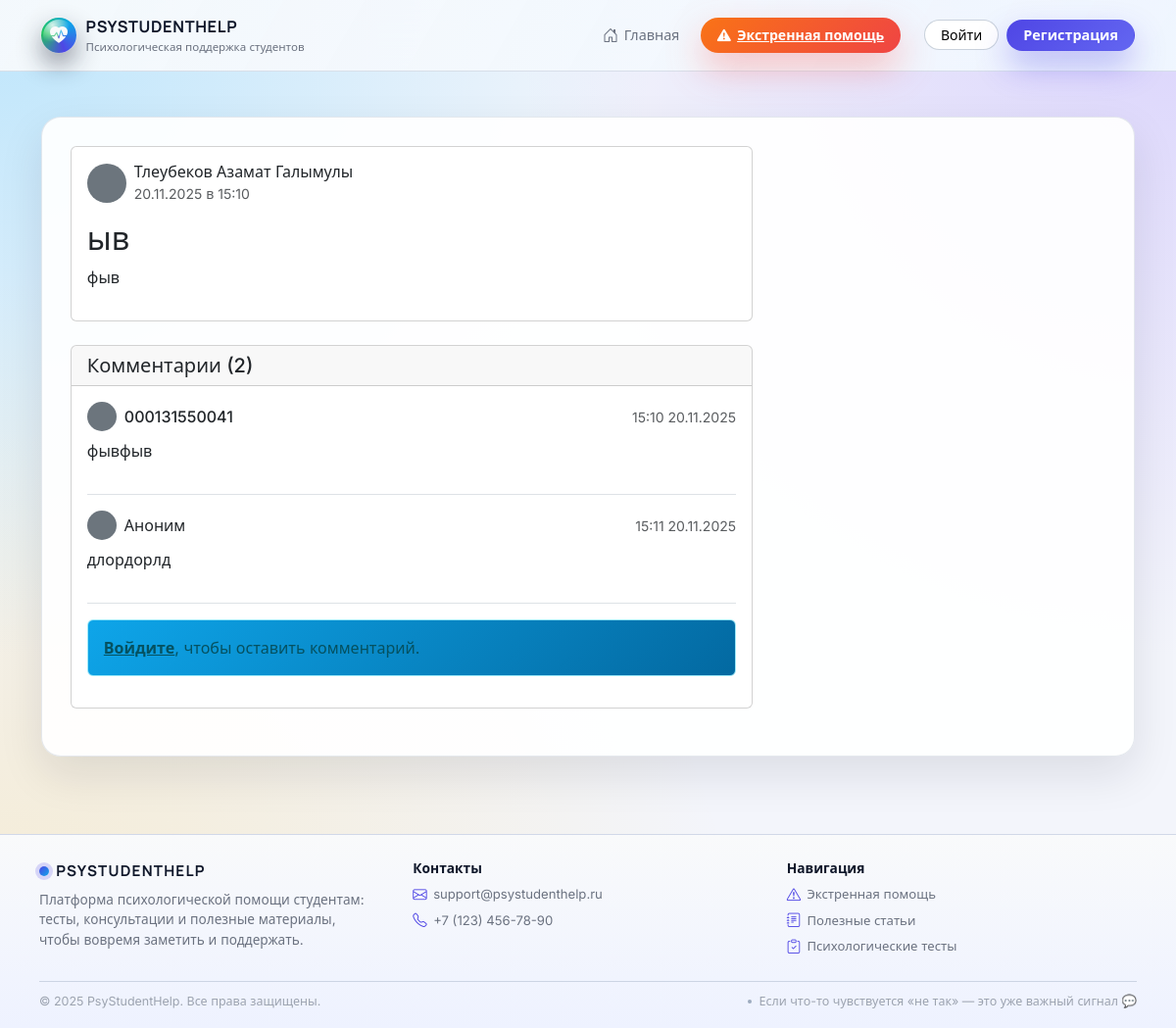
/posts/1, run on the app's committed database.
### models.py (models this page shows, shortened)
class User(UserMixin, db.Model):
    __tablename__ = 'user'
    id = db.Column(db.Integer, primary_key=True)
    username = db.Column(db.String(80), unique=True, nullable=False)
    email = db.Column(db.String(120), unique=True, nullable=False, index=True)
    password = db.Column(db.String(200), nullable=False)
    role = db.Column(db.String(20), nullable=False)  # student | psychologist | admin | superadmin
    full_name = db.Column(db.String(100))
    bio = db.Column(db.Text)
    profile_pic = db.Column(db.String(100))
    created_at = db.Column(db.DateTime, default=datetime.utcnow)
    group_id = db.Column(db.Integer, db.ForeignKey('groups.id'))
    comments = db.relationship(
        'Comment',
        backref='author',
        lazy=True,
    )
    tests = db.relationship(
        'Test',
        backref='creator',
        lazy=True,
    )
    test_results = db.relationship(
        'TestResult',
        backref='user',
        lazy=True,
    )
    messages_sent = db.relationship(
        'Message',
        foreign_keys='Message.sender_id',
        backref='sender',
        lazy=True,
    )
    messages_received = db.relationship(
        'Message',
        foreign_keys='Message.recipient_id',
        backref='recipient',
        lazy=True,
    )
    reports = db.relationship(
        'StudentReport',
        foreign_keys='StudentReport.student_id',
        backref='student',
        lazy=True,
    )
    appointments = db.relationship(
        'Appointment',
        foreign_keys='Appointment.student_id',
        backref='student',          # appointment.student в шаблонах
        lazy=True,
    )
    psychologist_appointments = db.relationship(
        'Appointment',
        foreign_keys='Appointment.psychologist_id',
        backref='psychologist',     # appointment.psychologist в шаблонах
        lazy=True,
    )
    meeting_protocols = db.relationship(
        'MeetingProtocol',
        foreign_keys='MeetingProtocol.student_id',
        backref='student',          # protocol.student в шаблонах
        lazy=True,
    )
    psychologist_protocols = db.relationship(
        'MeetingProtocol',
        foreign_keys='MeetingProtocol.psychologist_id',
        backref='psychologist',     # protocol.psychologist в шаблонах
        lazy=True,
    )

class Post(db.Model):
    __tablename__ = 'post'
    id = db.Column(db.Integer, primary_key=True)
    title = db.Column(db.String(200), nullable=False)
    content = db.Column(db.Text, nullable=False)
    user_id = db.Column(db.Integer, db.ForeignKey('user.id'), nullable=False)
    created_at = db.Column(db.DateTime, default=datetime.utcnow)
    updated_at = db.Column(
        db.DateTime,
        default=datetime.utcnow,
        onupdate=datetime.utcnow,
    )
    comments = db.relationship(
        'Comment',
        backref='post',
        lazy=True,
        cascade='all, delete-orphan',
    )
    author = db.relationship('User', backref='posts', lazy=True)

class Comment(db.Model):
    __tablename__ = 'comment'
    id = db.Column(db.Integer, primary_key=True)
    content = db.Column(db.Text, nullable=False)
    user_id = db.Column(db.Integer, db.ForeignKey('user.id'), nullable=False)
    post_id = db.Column(db.Integer, db.ForeignKey('post.id'), nullable=False)
    created_at = db.Column(db.DateTime, default=datetime.utcnow)
    is_anonymous = db.Column(db.Boolean, default=False)

### main.py (the view)
@app.route('/posts/<int:post_id>')
def view_post(post_id):
    post = Post.query.get_or_404(post_id)
    return render_template('view_post.html', post=post)

### admin.py (called while the page is built)
@admin_bp.before_app_request
def _bootstrap_superadmin_once():
    flag = "SUPERADMIN_BOOTSTRAPPED"
    if not current_app.config.get(flag):
        try:
            ensure_initial_superadmin()
        finally:
            current_app.config[flag] = True

### main.py (called while the page is built)
def get_current_user():
    return current_user if current_user.is_authenticated else None

### templates/view_post.html (shortened to what this page needs)
{% extends "base.html" %}
{% block content %}
<div class="row">
    <div class="col-lg-8">
        <div class="card mb-4">
            <div class="card-body">
                <div class="d-flex align-items-center mb-3">
                    {% if post.author.profile_pic %}
                        <img src="{{ url_for('static', filename='uploads/' + post.author.profile_pic) }}" class="rounded-circle me-2" width="40" height="40">
                    {% else %}
                        <div class="rounded-circle bg-secondary me-2" style="width: 40px; height: 40px;"></div>
                    {% endif %}
                    <div>
                        <h6 class="mb-0">{{ post.author.full_name if post.author.full_name else post.author.username }}</h6>
                        <small class="text-muted">{{ post.created_at.strftime('%d.%m.%Y в %H:%M') }}</small>
                    </div>
                </div>
                <h2>{{ post.title }}</h2>
                <p>{{ post.content }}</p>
            </div>
        </div>
        <div class="card mb-4">
            <div class="card-header">
                <h5 class="mb-0">Комментарии ({{ post.comments|length }})</h5>
            </div>
            <div class="card-body">
                {% if post.comments %}
                    {% for comment in post.comments %}
                    <div class="mb-3 pb-3 border-bottom">
                        <div class="d-flex align-items-center mb-2">
                            {% if not comment.is_anonymous %}
                                {% if comment.author.profile_pic %}
                                    <img src="{{ url_for('static', filename='uploads/' + comment.author.profile_pic) }}" class="rounded-circle me-2" width="30" height="30">
                                {% else %}
                                    <div class="rounded-circle bg-secondary me-2" style="width: 30px; height: 30px;"></div>
                                {% endif %}
                                <h6 class="mb-0">{{ comment.author.username }}</h6>
                            {% else %}
                                <div class="rounded-circle bg-secondary me-2" style="width: 30px; height: 30px;"></div>
                                <h6 class="mb-0">Аноним</h6>
                            {% endif %}
                            <small class="text-muted ms-auto">{{ comment.created_at.strftime('%H:%M %d.%m.%Y') }}</small>
                        </div>
                        <p>{{ comment.content }}</p>
                    </div>
                    {% endfor %}
                {% else %}
                    <p class="text-muted">Пока нет комментариев. Будьте первым!</p>
                {% endif %}
                {% if 'user_id' in session %}
                    <form method="POST" action="{{ url_for('add_comment', post_id=post.id) }}">
                        <div class="mb-3">
                            <textarea class="form-control" name="content" rows="3" placeholder="Напишите комментарий..." required></textarea>
                        </div>
                        {% if is_student() %}
                            <div class="form-check mb-3">
                                <input class="form-check-input" type="checkbox" id="is_anonymous" name="is_anonymous">
                                <label class="form-check-label" for="is_anonymous">Опубликовать анонимно</label>
                            </div>
                        {% endif %}
                        <button type="submit" class="btn btn-primary">Отправить</button>
                    </form>
                {% else %}
                    <div class="alert alert-info">
                        <a href="{{ url_for('login') }}" class="alert-link">Войдите</a>, чтобы оставить комментарий.
                    </div>
                {% endif %}
            </div>
        </div>
    </div>
</div>
{% endblock %}

### static/css/style.css (style rules this page uses)
:root { --app-bg: #f3f5fb; --app-bg-alt: #e9edf9; --app-bg-soft: #f9fafb; --app-surface: #ffffff; --app-surface-soft: rgba(255, 255, 255, 0.92); --app-border-subtle: rgba(148, 163, 184, 0.25); --app-border-strong: rgba(15, 23, 42, 0.12); --app-primary: #4f46e5; --app-primary-soft: rgba(79, 70, 229, 0.09); --app-primary-strong: #4338ca; --app-accent: #f97316; --app-accent-soft: rgba(249, 115, 22, 0.08); --app-success: #22c55e; --app-danger: #ef4444; --app-warning: #eab308; --app-info: #0ea5e9; --app-text-main: #0f172a; --app-text-muted: #6b7280; --app-text-soft: #9ca3af; --app-radius-xl: 26px; --app-radius-lg: 20px; --app-radius-md: 14px; --app-radius-sm: 10px; --app-radius-pill: 999px; --app-shadow-soft: 0 18px 45px rgba(15, 23, 42, 0.10); --app-shadow-elevated: 0 28px 70px rgba(15, 23, 42, 0.18); --app-shadow-subtle: 0 10px 30px rgba(15, 23, 42, 0.06); --app-header-height: 72px; --app-transition-fast: 0.16s ease-out; --app-transition-med: 0.22s ease-out; }
*, *::before, *::after { box-sizing: border-box; }
html { scroll-behavior: smooth; }
body.app-shell { margin: 0; min-height: 100vh; display: flex; flex-direction: column; background: radial-gradient(circle at 0% 0%, rgba(125, 211, 252, 0.45) 0, transparent 42%), radial-gradient(circle at 100% 0%, rgba(196, 181, 253, 0.5) 0, transparent 42%), radial-gradient(circle at 0% 100%, rgba(251, 191, 36, 0.2) 0, transparent 48%), var(--app-bg); font-family: "Inter", system-ui, -apple-system, BlinkMacSystemFont, "Segoe UI", sans-serif; color: var(--app-text-main); }
.alert-info { background: linear-gradient(135deg, #0ea5e9, #0369a1); }

### data on the page
User: author "Тлеубеков Азамат Галымулы"
Post: created_at "20.11.2025 в 15:10", title "ыв", content "фыв"
Comment: author.username "000131550041", created_at "15:10 20.11.2025", content "фывфыв"
Comment: is_anonymous True (drawn), created_at "15:11 20.11.2025", content "длордорлд"

### other printed values
{{ post.comments|length }} "2"
{{ 2025 }} "2025"
